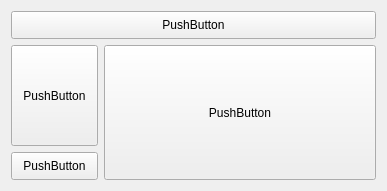
<?xml version="1.0" encoding="UTF-8"?>
<ui version="4.0">
 <class>RoundButtonWidget</class>
 <widget class="QWidget" name="RoundButtonWidget">
  <property name="geometry">
   <rect>
    <x>0</x>
    <y>0</y>
    <width>387</width>
    <height>191</height>
   </rect>
  </property>
  <property name="windowTitle">
   <string>Round Button</string>
  </property>
  <property name="styleSheet">
   <string notr="true">.QPushButton {
	border-width: 12px 12px 12px 12px;
	border-image: url(:/img/round-button.png) 12 12 12 12 repeat stretch;
	min-height: 24px; /* 避免按钮太小 */
	padding: -10px 0 -10px 0; /* 调整文字与边界的距离 */
}</string>
  </property>
  <layout class="QGridLayout" name="gridLayout">
   <item row="0" column="0" colspan="2">
    <widget class="QPushButton" name="pushButton">
     <property name="text">
      <string>PushButton</string>
     </property>
    </widget>
   </item>
   <item row="3" column="0">
    <widget class="QPushButton" name="pushButton_4">
     <property name="text">
      <string>PushButton</string>
     </property>
    </widget>
   </item>
   <item row="1" column="1" rowspan="3">
    <widget class="QPushButton" name="pushButton_3">
     <property name="sizePolicy">
      <sizepolicy hsizetype="Expanding" vsizetype="Expanding">
       <horstretch>0</horstretch>
       <verstretch>0</verstretch>
      </sizepolicy>
     </property>
     <property name="text">
      <string>PushButton</string>
     </property>
    </widget>
   </item>
   <item row="1" column="0" rowspan="2">
    <widget class="QPushButton" name="pushButton_2">
     <property name="sizePolicy">
      <sizepolicy hsizetype="Minimum" vsizetype="Expanding">
       <horstretch>0</horstretch>
       <verstretch>0</verstretch>
      </sizepolicy>
     </property>
     <property name="text">
      <string>PushButton</string>
     </property>
    </widget>
   </item>
  </layout>
 </widget>
 <layoutdefault spacing="6" margin="11"/>
 <resources/>
 <connections/>
</ui>
